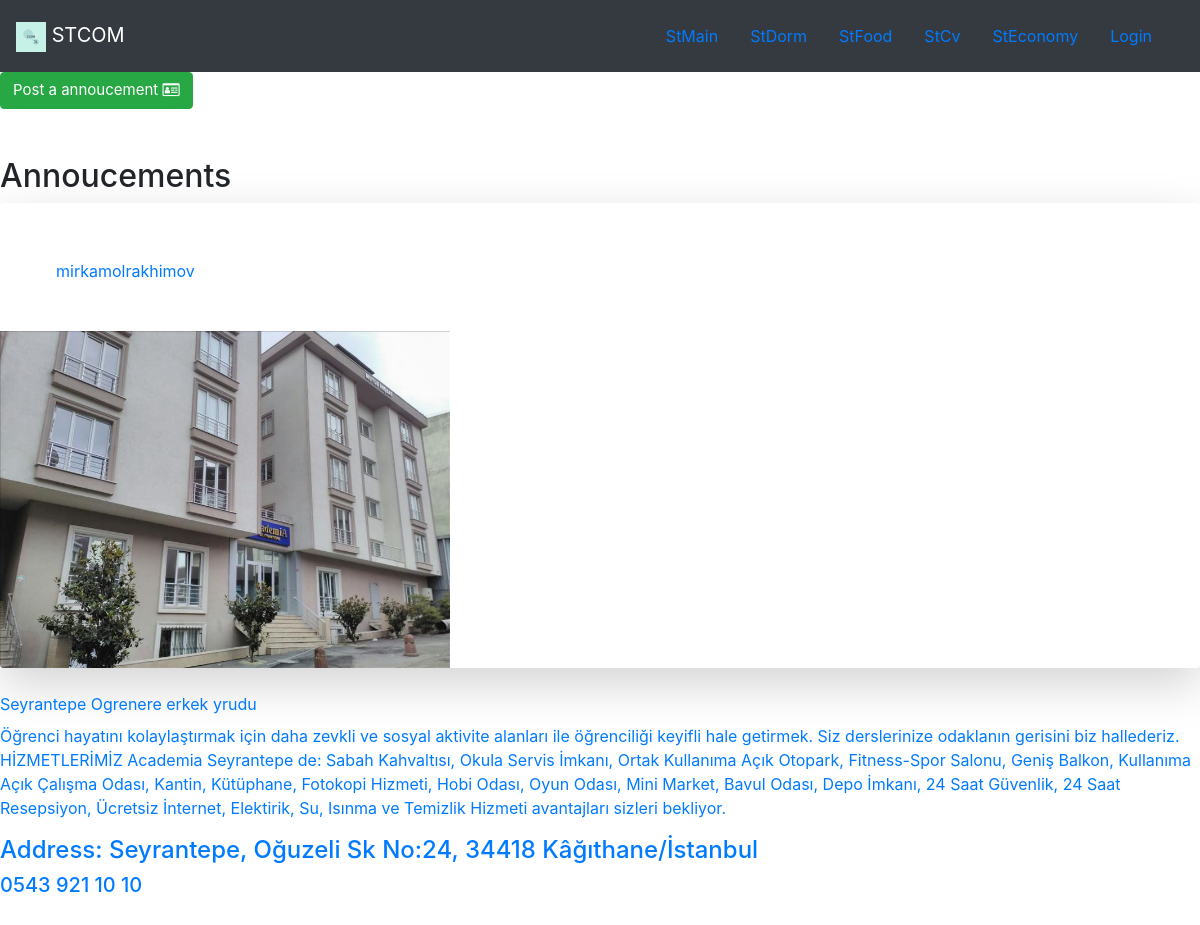
/stdorm/index, run on the app's committed database.
### stdorm/models.py (models this page shows, shortened)
class DormPost(models.Model):
    user_name = models.ForeignKey(User, on_delete=models.CASCADE, default=1)
    image = models.ImageField(upload_to='images/%y/%m/%d')
    caption = models.TextField(blank=True)
    title = models.CharField(max_length=200)
    slug = models.SlugField(max_length=200, blank=True)
    created = models.DateField(auto_now_add=True)
    phone_number = models.CharField(max_length=200, default="+90134234234234")
    address = models.TextField(max_length=200,default="Istanbul/Turkey")

### stdorm/views.py (the view)
# urls.py: path('stdorm/index', views.index, name='stdormpage'),
def index(request):
    posts = DormPost.objects.all()
    return render(request, 'stdorm/index.html', {'posts': posts})

### stdorm/templates/stdorm/index.html (shortened to what this page needs)
{% extends 'stdorm/base.html' %}
{% load static %}
{% block body %}
    <link rel="stylesheet" href="https://cdnjs.cloudflare.com/ajax/libs/font-awesome/4.7.0/css/font-awesome.min.css">
    <a href="{% url 'stdormcreate' %}"><button class="btn btn-success" style="font-size:15px">Post a annoucement <i class="fa fa-id-card-o" aria-hidden="true"></i></button></a>
   <div class="flex mt-5 p-10 justify-center">
    <h2 class="text-3xl font-normal mb-2 text-gray-500">Annoucements</h2>
   </div>
   <div class="grid mx-60 p-10 grid-cols-1">
    {% for post in posts %}
    <a href="#">
        <div class="rounded overflow-hidden w-[300px] h-[300px] bg-white shadow-lg">
        <div class="user-container flex mx-5 my-5">
            <div class="mx-2 my-2 font-bold "><span class="text-indigo-500">{{post.user_name}}</span></div>
        </div>
             <img  width="450"  src="{{post.image.url}}" alt="">
        </div>
        <div class="px-6 py-4">
                <div class="font-bold text-xl mb-2">{{post.title}}</div>
                <p class="text-gray-700 text-base">{{post.caption}}</p>
                <h4>{{ post.address }}</h4>
                <h5>{{ post.phone_number }}</h5>
        </div>
    </a>
    {% endfor %}
   </div>
{% endblock %}

### data on the page
DormPost: user_name "mirkamolrakhimov", image (picture), title "Seyrantepe Ogrenere erkek yrudu", caption "Öğrenci hayatını kolaylaştırmak için daha zevkli ve sosyal aktivite alanları ile öğrenciliği keyifli hale getirmek. Siz derslerinize odaklanın gerisini biz hallederiz. HİZMETLERİMİZ Academia Seyrantepe de: Sabah Kahvaltısı, Okula Servis İmkanı, Ortak Kullanıma Açık Otopark, Fitness-Spor Salonu, Geniş Balkon, Kullanıma Açık Çalışma Odası, Kantin, Kütüphane, Fotokopi Hizmeti, Hobi Odası, Oyun Odası, Mini Market, Bavul Odası, Depo İmkanı, 24 Saat Güvenlik, 24 Saat Resepsiyon, Ücretsiz İnternet, Elektirik, Su, Isınma ve Temizlik Hizmeti avantajları sizleri bekliyor.", address "Address: Seyrantepe, Oğuzeli Sk No:24, 34418 Kâğıthane/İstanbul", phone_number "0543 921 10 10"
